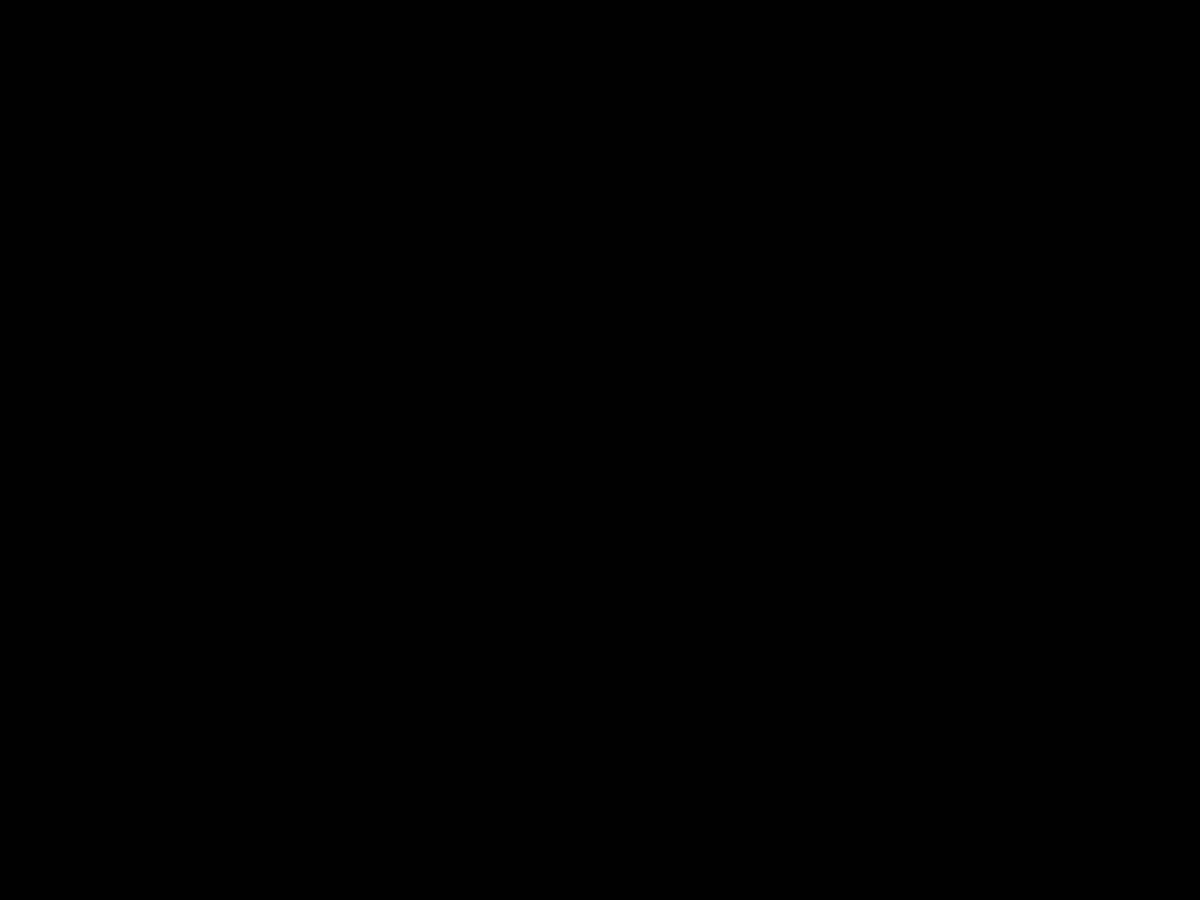
Frame 1 (no input)
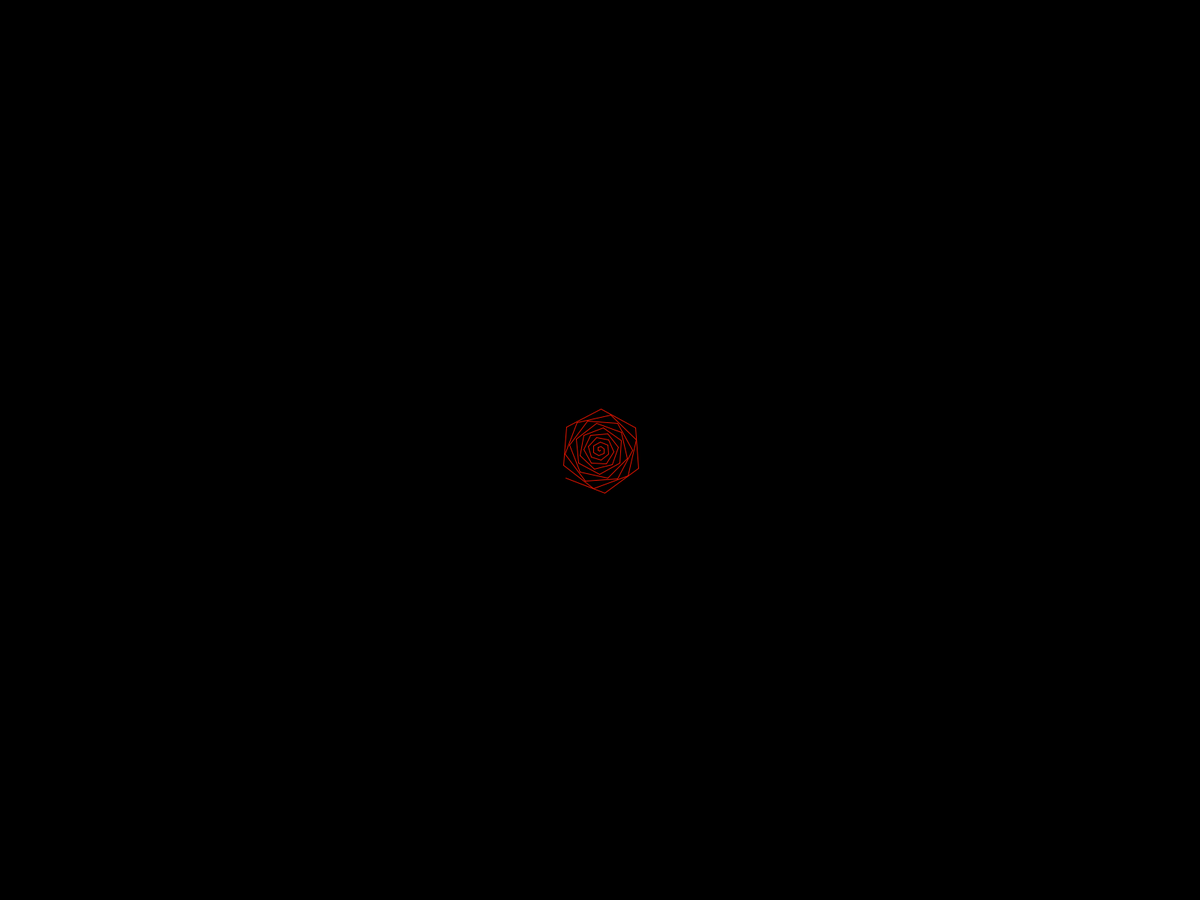
Frame 60 (the mouse pressed at the canvas centre just before this capture)
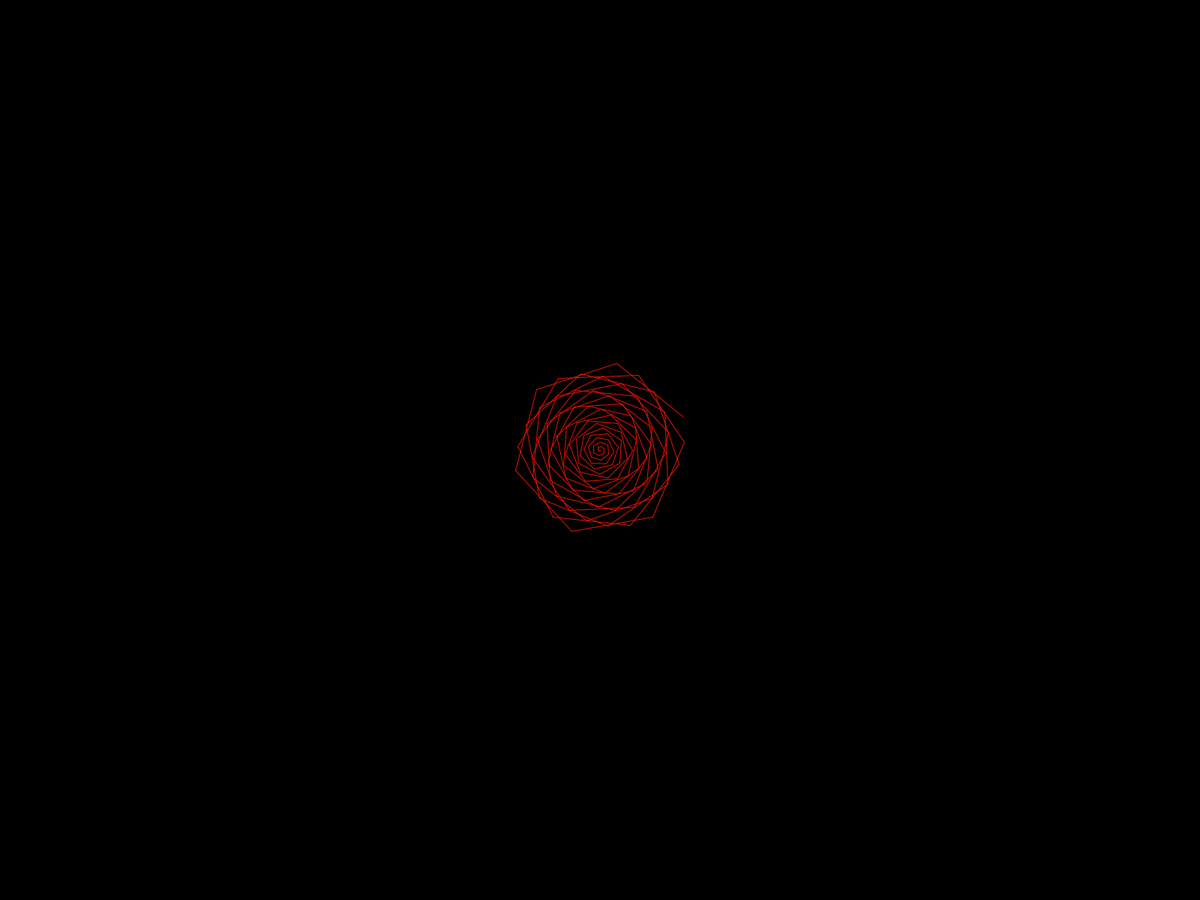
Frame 120 (the mouse held since frame 60 and released just before this capture)

The Processing sketch that drew these frames (run headless with seeded random() and noise(); from frame 60 on, the mouse is pressed at the canvas centre):

// Processing sketch: spiral
// ── spiral.pde
ArrayList<PVector> vec;

float r = 0;
float a = 0;
float vel = 1;
int rate = 50;
float max_height;
float cant_lines;
float per_lines;

final color RED = #E51400;
final color ORG = #FF9A00;
final color YLW = #FFFF00;
final color GRN = #85E21F;
final color CYN = #00FFFF;

void setup(){
  //size(600, 600);
  fullScreen();
  vec = new ArrayList<PVector>();
  max_height = height - 200;
 
}

void draw(){
  background(0);
  
  cant_lines = max_height/vel;
  per_lines = cant_lines / 5;
  
  translate(width/2, height/2);
  frameRate(rate);
  
  if(r < max_height){
    vec.add(getVector(a, r));
    a += vel;
    r += vel;
  }else{
    vec = new ArrayList<PVector>();
    r = 0;
    a = 0;
    vel++;
    rate -= 1.2;
  }
  
  for(int i = 0; i < vec.size() - 1; i++){
    if(i < per_lines)
            stroke(RED);
        else if(i > per_lines && i < per_lines * 2)
            stroke(ORG);
        else if(i > per_lines * 2 && i < per_lines * 3)
            stroke(YLW);
        else if(i > per_lines * 3 && i < per_lines * 4)
            stroke(GRN);
        else if(i > per_lines * 4)
            stroke(CYN);
    point(vec.get(i).x, vec.get(i).y);
    line(vec.get(i).x, vec.get(i).y, vec.get(i+1).x, vec.get(i+1).y);
  } 
  
}

PVector getVector(float angle, float radius){
  float x = radius * cos(angle);
  float y = radius * sin(angle);
  PVector v = new PVector(x, y);
  return v;
}
